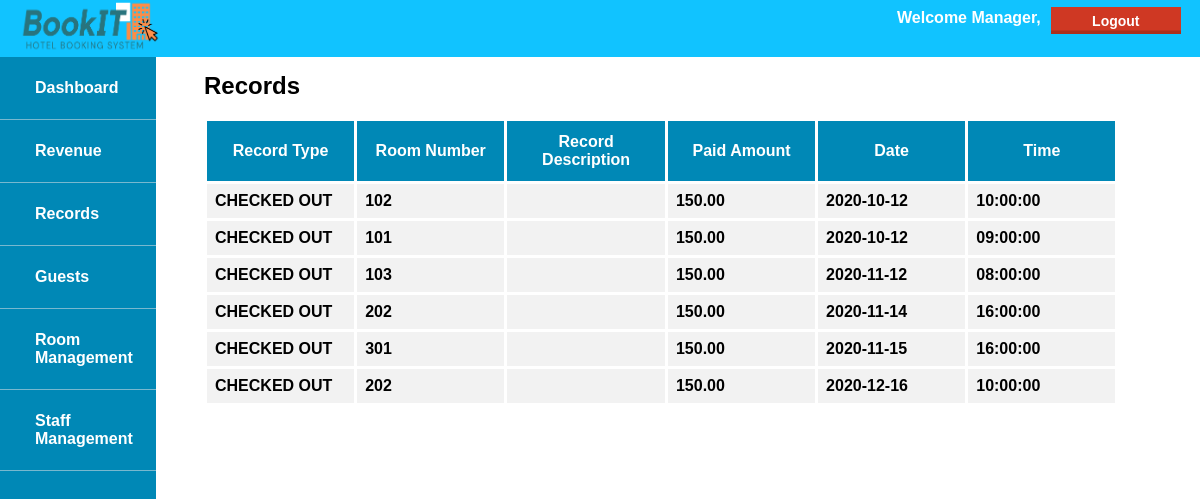
Page /manager_records.php on the committed database.
### tables this page shows
CREATE TABLE Records(
        record_id INT NOT NULL AUTO_INCREMENT PRIMARY KEY,
        record_type ENUM ('COMING','STAYING','CHECKED OUT'),
        record_desc VARCHAR(100),
        record_time TIME,
        record_date DATE ,
        record_paid FLOAT(10,2), 
        guest_id INT
    );

CREATE TABLE Rooms(
        room_id INT NOT NULL AUTO_INCREMENT PRIMARY KEY,
        room_status ENUM('Available', 'Used by guest','Maintenance'),
        roomtype_id INT                                                    
    );

### manager_records.php (the view, shortened to what this page needs)
<!DOCTYPE html>
<html>
    <head>
        <link rel="stylesheet" href="style.css">
    </head>
    <body>
        <header>
        <div id="header">
        <img src="assets/bookIT_Logo.png">
        <div class="right-float">
                <a>
                    <form method="post" action="#">
                        <button class="Logoutbutton" name="logout">Logout</button>
                    </form>
                </a>
            </div>
            <div class="right-float">
            <p>Welcome Manager,</p>
            </div>
        </div>
        </header>
        <nav>
            <ul>
                <li id="logoli"><img src="assets/bookIT_Logo.png"></li>
                <li><a href="manager_dashboard.php">Dashboard</a></li>
                <li><a href="manager_revenue.php">Revenue</a></li>
                <li><a href="#">Records</a></li>
                <li><a href="manager_guests.php">Guests</a></li>
                <li><a href="manager_room-mgt.php">Room Management</a></li>
                <li><a href="manager_staff.php">Staff Management</a></li>
            </ul>
        </nav>
        <div id="content">
           <h2>Records</h2>
            <br>
            <table id="Table">
              <tr>
                <th>Record Type</th>
                <th>Room Number</th>
                <th>Record Description</th>
                <th>Paid Amount</th>
                <th>Date</th>
                <th>Time</th>
              </tr>
<?php
            include 'connection.php';
            $sql = "SELECT  r.room_id as room_id,
                            rec.record_type as record_type,
                            rec.record_desc as record_desc,
                            rec.record_paid as paid_amount,
                            rec.record_date as record_date,
                            rec.record_time as record_time
                    FROM    records rec,rooms r,guests g
                    WHERE   g.room_id=r.room_id AND
                            g.guest_id=rec.guest_id AND
                            rec.record_type = 'CHECKED OUT'
                    ORDER BY rec.record_date";
        $result = $conn->query($sql);
        if($row = $result != NULL){
        while($row = $result->fetch_assoc()){
            echo "<tr>
                    <td>".$row['record_type']."</td>
                    <td>".$row['room_id']."</td>
                    <td>".$row['record_desc']."</td>
                    <td>".$row['paid_amount']."</td>
                    <td>".$row['record_date']."</td>
                    <td>".$row['record_time']."</td>
                </tr>";
            }
                echo "</table>";
        }else{
            echo "No records made. ";
            }
        ?>
        </div>
    </body>

### style.css (style rules this page uses)
* { margin: 0; padding: 0; box-sizing: border-box; font-family: 'Montserrat', sans-serif; font-weight: 600; }
#header { padding: 1px 15px; background-color: #11C3FF; color: white; height: 65px; width: 100%; z-index: 999; position: absolute; margin-top: -32px; }
.right-float { float: right; }
.right-float button { margin-top: 1em; }
#header img { height: 65px; width: 145px; }
#header p { margin-top: 1em; padding: 0 10px; }
#content { margin-top: 2%; margin-left: 17%; margin-right: 6.8%; margin-bottom: 2%; padding-top: 4%; }
ul { list-style-type: none; width: 13%; background-color: #0088B6; position: fixed; height: 120%; overflow-x: hidden; margin-top: -36px; z-index: 1; }
#logoli { background-color: #11C3FF; }
li a { padding-top:4px; display: block; color: #fff; padding: 22px 35px; text-decoration: none; font-weight: bold; border-bottom: 1px solid rgba(240, 233, 233, .5); }
#Table { border-collapse: collapse; width: 100%; }
#Table td, #Table th { border: 3px solid #fff; padding: 8px; overflow: hidden; }
#Table tr { background-color: #f2f2f2; }
#Table th { padding-top: 12px; padding-bottom: 12px; text-align: center; background-color: #0088B6; color: white; overflow: hidden; width: 100px; }
button { border: none; color: white; padding:0.4em 1em; text-align: center; text-decoration: none; display: inline-block; font-size: 14px; margin:0 0.3em 0.3em 0; box-shadow:inset 0 -0.6em 0 -0.35em rgba(0,0,0,0.17); font-weight: bold; }
.Logoutbutton { background-color: #CF3823; border: none; color: white; padding:0.4em 1em; text-align: center; text-decoration: none; display: inline-block; font-size: 14px; margin:0 0.3em 0.3em 0; box-shadow:inset 0 -0.6em 0 -0.35em rgba(0,0,0,0.17); font-weight: bold; white-space: normal; -webkit-appearance: none; width: 130px; }

### rows in the picture
records: record_type "CHECKED OUT", rooms.room_id "102", record_paid "150.00", record_date "2020-10-12", record_time "10:00:00"
records: record_type "CHECKED OUT", rooms.room_id "101", record_paid "150.00", record_date "2020-10-12", record_time "09:00:00"
records: record_type "CHECKED OUT", rooms.room_id "103", record_paid "150.00", record_date "2020-11-12", record_time "08:00:00"
records: record_type "CHECKED OUT", rooms.room_id "202", record_paid "150.00", record_date "2020-11-14", record_time "16:00:00"
records: record_type "CHECKED OUT", rooms.room_id "301", record_paid "150.00", record_date "2020-11-15", record_time "16:00:00"
records: record_type "CHECKED OUT", rooms.room_id "202", record_paid "150.00", record_date "2020-12-16", record_time "10:00:00"
